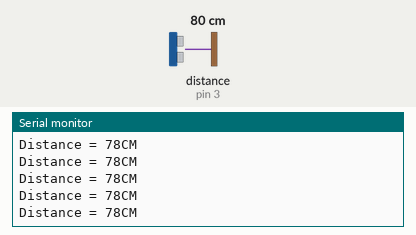
Recording of a sketch running on a simulated Arduino Uno, built with avr-gcc and run on an emulated ATmega328P. On the bench: the last lines printed to the serial monitor. Wiring (inferred from the names in the program): ultrasonic range finder: trigger pin 2; echo pin 3. Inputs (shaded band) come from the test bench; at power-on: distance to the obstacle (sensor on pin 3) 80 cm. The echo pulse lasts 58.3 µs per cm.

Above: at 1.2 s.
1.3 s: distance to the obstacle (sensor on pin 3) set to 2 cm
At 1.71 s:
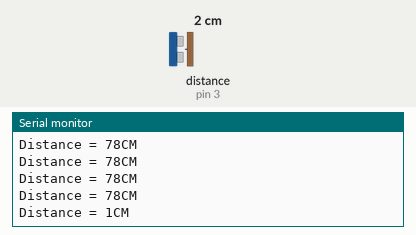
4.3 s: distance to the obstacle (sensor on pin 3) set to 4 cm
At 4.47 s:
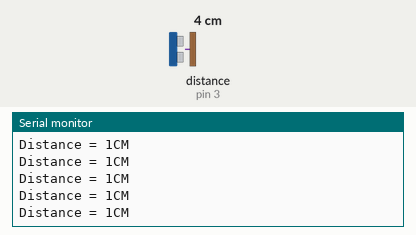
Timing chart, 0 to 7.3 s (numbered marks = the images above; inputs shaded):
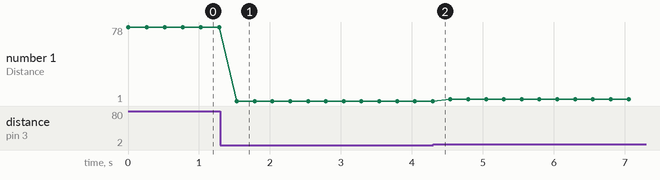

The sketch:

ultrasonic.ino
```cpp
// #include <Ultrasonic.h>
// Ultrasonic sensor(2, 3); // trig,echo
// int distance;

// void setup(){
//   Serial.begin(9600);
// }

// void loop() {
//   distance = sensor.read();
//   Serial.print("Distance = ");
//   Serial.print(distance/2.54);
//   Serial.println(" IN");
//   delay(250);
// }


int trigPin = 2;
int echoPin = 3;
long duration, distcm;
void setup() {
  Serial.begin(9600);
  pinMode(trigPin,OUTPUT);
  pinMode(echoPin,INPUT);

}

void loop() {
  digitalWrite(trigPin,LOW);
  delayMicroseconds(5);

  digitalWrite(trigPin,HIGH);
  delayMicroseconds(10);
  digitalWrite(trigPin,LOW);
  duration = pulseIn(echoPin,HIGH);
  distcm = (duration/2)*0.034;

  Serial.print("Distance = ");
  Serial.print(distcm);
  Serial.println("CM");
  delay(250);
}
```

Measured:
- after the input at 1.3 s, the serial monitor: prints a new line after 0.23 s (image 1)
- plotted number 1: 78 → 1 after the input at 1.3 s, 1 → 3 after the input at 4.3 s
